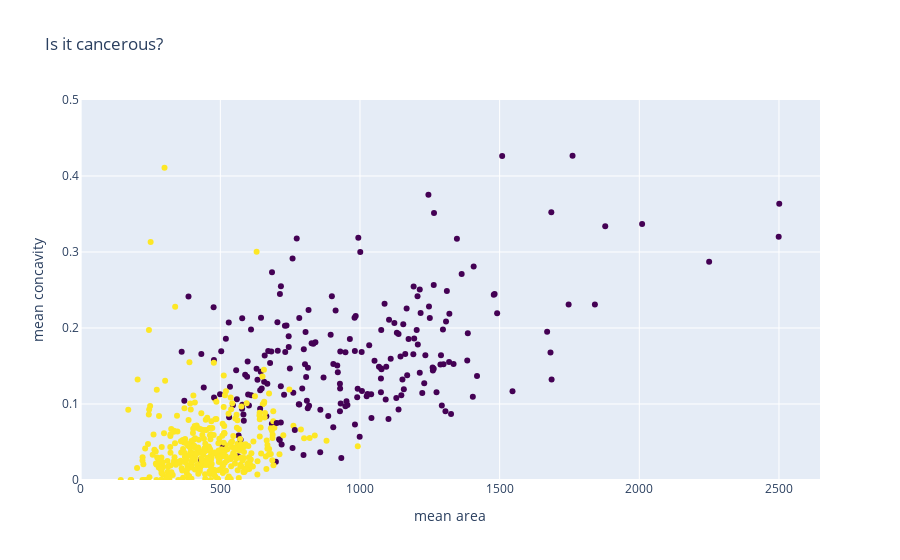

Notebook source saved alongside this figure:
### Markdown cell above
Ok next we can plot each of our features using the plotly library.

### Code cell
import plotly.graph_objects as go
layout = go.Layout(xaxis = {'title': 'mean area'}, 
                   yaxis = {'title': 'mean concavity', 'range': [0, .5]}, 
                   title = 'Is it cancerous?')
scatter_data = go.Scatter(x=df['mean_area'], y=df['mean_concavity'], 
                     marker=dict(color=df['is_cancerous'], colorscale='Viridis'), 
                     mode='markers', hovertext=df['is_cancerous'])
go.Figure(scatter_data, layout = layout)

### Figure 1 — Plotly figure (JSON) as saved in the notebook; plotly's stock layout.template omitted (floating-point values rounded to 4 significant figures; data arrays with more than 128 entries replaced by an {"elided": "..."} marker saying what was removed)
{"data": [{"hovertext": {"elided": "569 int values"}, "marker": {"color": {"elided": "569 int values"}, "colorscale": [[0, "#440154"], [0.1111, "#482878"], [0.2222, "#3e4989"], [0.3333, "#31688e"], [0.4444, "#26828e"], [0.5556, "#1f9e89"], [0.6667, "#35b779"], [0.7778, "#6ece58"], [0.8889, "#b5de2b"], [1, "#fde725"]]}, "mode": "markers", "type": "scatter", "x": {"elided": "569 float values"}, "y": {"elided": "569 float values"}}], "layout": {"autosize": true, "title": {"text": "Is it cancerous?"}, "xaxis": {"autorange": true, "range": [-126.2, 2771.0], "title": {"text": "mean area"}, "type": "linear"}, "yaxis": {"range": [0, 0.5], "title": {"text": "mean concavity"}, "type": "linear"}}}
